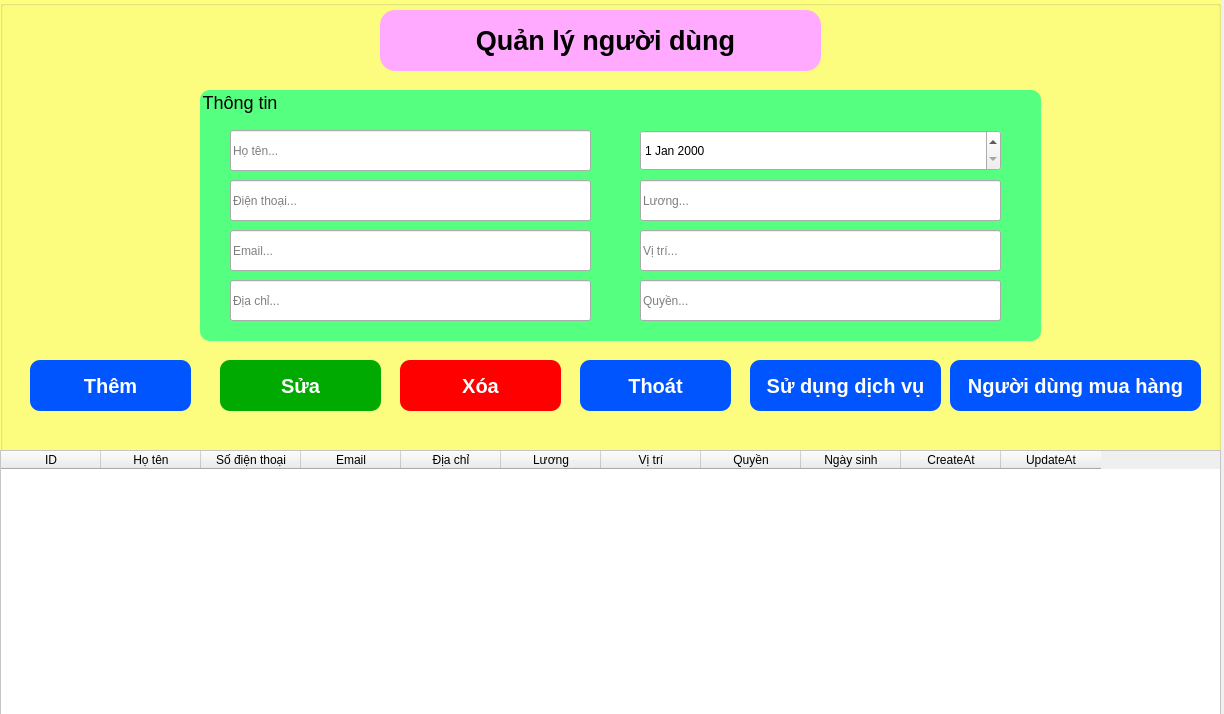
<?xml version="1.0" encoding="UTF-8"?>
<ui version="4.0">
 <class>MainWindow</class>
 <widget class="QMainWindow" name="MainWindow">
  <property name="geometry">
   <rect>
    <x>0</x>
    <y>0</y>
    <width>1224</width>
    <height>714</height>
   </rect>
  </property>
  <property name="windowTitle">
   <string>Quản lý Người dùng</string>
  </property>
  <widget class="QWidget" name="centralwidget">
   <widget class="QGroupBox" name="groupBox">
    <property name="geometry">
     <rect>
      <x>0</x>
      <y>0</y>
      <width>1221</width>
      <height>721</height>
     </rect>
    </property>
    <property name="styleSheet">
     <string notr="true">QGroupBox{
	background-color:rgb(255, 255, 127);
}</string>
    </property>
    <property name="title">
     <string/>
    </property>
    <widget class="QGroupBox" name="groupBox_2">
     <property name="geometry">
      <rect>
       <x>380</x>
       <y>10</y>
       <width>441</width>
       <height>61</height>
      </rect>
     </property>
     <property name="styleSheet">
      <string notr="true">QGroupBox{
	background-color:rgb(255, 170, 255);
	border-radius: 15px;
}</string>
     </property>
     <property name="title">
      <string/>
     </property>
     <widget class="QLabel" name="label_3">
      <property name="geometry">
       <rect>
        <x>0</x>
        <y>0</y>
        <width>451</width>
        <height>61</height>
       </rect>
      </property>
      <property name="text">
       <string>&lt;html&gt;&lt;head/&gt;&lt;body&gt;&lt;p align=&quot;center&quot;&gt;&lt;span style=&quot; font-size:20pt; font-weight:600;&quot;&gt;Quản lý người dùng&lt;/span&gt;&lt;/p&gt;&lt;/body&gt;&lt;/html&gt;</string>
      </property>
     </widget>
    </widget>
    <widget class="QGroupBox" name="groupBox_3">
     <property name="geometry">
      <rect>
       <x>200</x>
       <y>90</y>
       <width>841</width>
       <height>251</height>
      </rect>
     </property>
     <property name="styleSheet">
      <string notr="true">QGroupBox{
	background-color:rgb(85, 255, 127);
	font-size:18px;
	border-radius:10px;
}</string>
     </property>
     <property name="title">
      <string>Thông tin</string>
     </property>
     <widget class="QLineEdit" name="txtHoTen">
      <property name="geometry">
       <rect>
        <x>30</x>
        <y>40</y>
        <width>361</width>
        <height>41</height>
       </rect>
      </property>
      <property name="styleSheet">
       <string notr="true">font: 14pt &quot;MS Shell Dlg 2&quot;;</string>
      </property>
      <property name="placeholderText">
       <string>Họ tên...</string>
      </property>
     </widget>
     <widget class="QLineEdit" name="txtEmail">
      <property name="geometry">
       <rect>
        <x>30</x>
        <y>140</y>
        <width>361</width>
        <height>41</height>
       </rect>
      </property>
      <property name="styleSheet">
       <string notr="true">font: 14pt &quot;MS Shell Dlg 2&quot;;</string>
      </property>
      <property name="placeholderText">
       <string>Email...</string>
      </property>
     </widget>
     <widget class="QLineEdit" name="txtDiaChi">
      <property name="geometry">
       <rect>
        <x>30</x>
        <y>190</y>
        <width>361</width>
        <height>41</height>
       </rect>
      </property>
      <property name="styleSheet">
       <string notr="true">font: 14pt &quot;MS Shell Dlg 2&quot;;</string>
      </property>
      <property name="placeholderText">
       <string>Địa chỉ...</string>
      </property>
     </widget>
     <widget class="QLineEdit" name="txtDienThoai">
      <property name="geometry">
       <rect>
        <x>30</x>
        <y>90</y>
        <width>361</width>
        <height>41</height>
       </rect>
      </property>
      <property name="styleSheet">
       <string notr="true">font: 14pt &quot;MS Shell Dlg 2&quot;;</string>
      </property>
      <property name="placeholderText">
       <string>Điện thoại...</string>
      </property>
     </widget>
     <widget class="QDateEdit" name="dateNamSinh">
      <property name="geometry">
       <rect>
        <x>440</x>
        <y>40</y>
        <width>361</width>
        <height>41</height>
       </rect>
      </property>
      <property name="styleSheet">
       <string notr="true">font: 14pt &quot;MS Shell Dlg 2&quot;;</string>
      </property>
     </widget>
     <widget class="QLineEdit" name="txtLuong">
      <property name="geometry">
       <rect>
        <x>440</x>
        <y>90</y>
        <width>361</width>
        <height>41</height>
       </rect>
      </property>
      <property name="styleSheet">
       <string notr="true">font: 14pt &quot;MS Shell Dlg 2&quot;;</string>
      </property>
      <property name="placeholderText">
       <string>Lương...</string>
      </property>
     </widget>
     <widget class="QLineEdit" name="txtViTri">
      <property name="geometry">
       <rect>
        <x>440</x>
        <y>140</y>
        <width>361</width>
        <height>41</height>
       </rect>
      </property>
      <property name="styleSheet">
       <string notr="true">font: 14pt &quot;MS Shell Dlg 2&quot;;</string>
      </property>
      <property name="placeholderText">
       <string>Vị trí...</string>
      </property>
     </widget>
     <widget class="QLineEdit" name="txtQuyen">
      <property name="geometry">
       <rect>
        <x>440</x>
        <y>190</y>
        <width>361</width>
        <height>41</height>
       </rect>
      </property>
      <property name="styleSheet">
       <string notr="true">font: 14pt &quot;MS Shell Dlg 2&quot;;</string>
      </property>
      <property name="placeholderText">
       <string>Quyền...</string>
      </property>
     </widget>
    </widget>
    <widget class="QPushButton" name="btnThem">
     <property name="geometry">
      <rect>
       <x>30</x>
       <y>360</y>
       <width>161</width>
       <height>51</height>
      </rect>
     </property>
     <property name="styleSheet">
      <string notr="true">QPushButton{
	font-size: 20px;
    border-radius: 10px;
	background-color: rgb(0, 85, 255);
	color:rgb(255, 255, 255);
	font-weight: bold;
}
QPushButton:hover{
	background-color: rgb(0, 170, 255);
	cursor: pointer;
}</string>
     </property>
     <property name="text">
      <string>Thêm</string>
     </property>
    </widget>
    <widget class="QPushButton" name="btnSua">
     <property name="geometry">
      <rect>
       <x>220</x>
       <y>360</y>
       <width>161</width>
       <height>51</height>
      </rect>
     </property>
     <property name="styleSheet">
      <string notr="true">QPushButton{
	font-size: 20px;
    border-radius: 10px;
	background-color: rgb(0, 170, 0);
	color:rgb(255, 255, 255);
	font-weight: bold;
}
QPushButton:hover{
	background-color:rgb(0, 255, 127);
	cursor: pointer;
}</string>
     </property>
     <property name="text">
      <string>Sửa</string>
     </property>
    </widget>
    <widget class="QPushButton" name="btnXoa">
     <property name="geometry">
      <rect>
       <x>400</x>
       <y>360</y>
       <width>161</width>
       <height>51</height>
      </rect>
     </property>
     <property name="styleSheet">
      <string notr="true">QPushButton{
	font-size: 20px;
    border-radius: 10px;
	background-color: rgb(255, 0, 0);
	color:rgb(255, 255, 255);
	font-weight: bold;
}
QPushButton:hover{
	background-color: rgb(255, 84, 84);
	cursor: pointer;
}</string>
     </property>
     <property name="text">
      <string>Xóa</string>
     </property>
    </widget>
    <widget class="QPushButton" name="btnThoat">
     <property name="geometry">
      <rect>
       <x>580</x>
       <y>360</y>
       <width>151</width>
       <height>51</height>
      </rect>
     </property>
     <property name="styleSheet">
      <string notr="true">QPushButton{
	font-size: 20px;
    border-radius: 10px;
	background-color: rgb(0, 85, 255);
	color:rgb(255, 255, 255);
	font-weight: bold;
}
QPushButton:hover{
	background-color: rgb(0, 170, 255);
	cursor: pointer;
}</string>
     </property>
     <property name="text">
      <string>Thoát</string>
     </property>
    </widget>
    <widget class="QTableWidget" name="tableWidget">
     <property name="geometry">
      <rect>
       <x>0</x>
       <y>450</y>
       <width>1221</width>
       <height>271</height>
      </rect>
     </property>
     <property name="styleSheet">
      <string notr="true">QTableWidget{
	color:rgb(0, 0, 0)
	font: 14pt &quot;MS Shell Dlg 2&quot;;
	Background-color:rgb(255, 255, 255)
}</string>
     </property>
     <property name="rowCount">
      <number>0</number>
     </property>
     <column>
      <property name="text">
       <string>ID</string>
      </property>
     </column>
     <column>
      <property name="text">
       <string>Họ tên</string>
      </property>
     </column>
     <column>
      <property name="text">
       <string>Số điện thoại</string>
      </property>
     </column>
     <column>
      <property name="text">
       <string>Email</string>
      </property>
     </column>
     <column>
      <property name="text">
       <string>Địa chỉ</string>
      </property>
     </column>
     <column>
      <property name="text">
       <string>Lương</string>
      </property>
     </column>
     <column>
      <property name="text">
       <string>Vị trí</string>
      </property>
     </column>
     <column>
      <property name="text">
       <string>Quyền</string>
      </property>
     </column>
     <column>
      <property name="text">
       <string>Ngày sinh</string>
      </property>
     </column>
     <column>
      <property name="text">
       <string>CreateAt</string>
      </property>
     </column>
     <column>
      <property name="text">
       <string>UpdateAt</string>
      </property>
     </column>
    </widget>
    <widget class="QPushButton" name="btnThem_2">
     <property name="geometry">
      <rect>
       <x>750</x>
       <y>360</y>
       <width>191</width>
       <height>51</height>
      </rect>
     </property>
     <property name="styleSheet">
      <string notr="true">QPushButton{
	font-size: 20px;
    border-radius: 10px;
	background-color: rgb(0, 85, 255);
	color:rgb(255, 255, 255);
	font-weight: bold;
}
QPushButton:hover{
	background-color: rgb(0, 170, 255);
	cursor: pointer;
}</string>
     </property>
     <property name="text">
      <string>Sử dụng dịch vụ</string>
     </property>
    </widget>
    <widget class="QPushButton" name="btnThem_3">
     <property name="geometry">
      <rect>
       <x>950</x>
       <y>360</y>
       <width>251</width>
       <height>51</height>
      </rect>
     </property>
     <property name="styleSheet">
      <string notr="true">QPushButton{
	font-size: 20px;
    border-radius: 10px;
	background-color: rgb(0, 85, 255);
	color:rgb(255, 255, 255);
	font-weight: bold;
}
QPushButton:hover{
	background-color: rgb(0, 170, 255);
	cursor: pointer;
}</string>
     </property>
     <property name="text">
      <string>Người dùng mua hàng</string>
     </property>
    </widget>
   </widget>
  </widget>
 </widget>
 <resources/>
 <connections/>
</ui>
